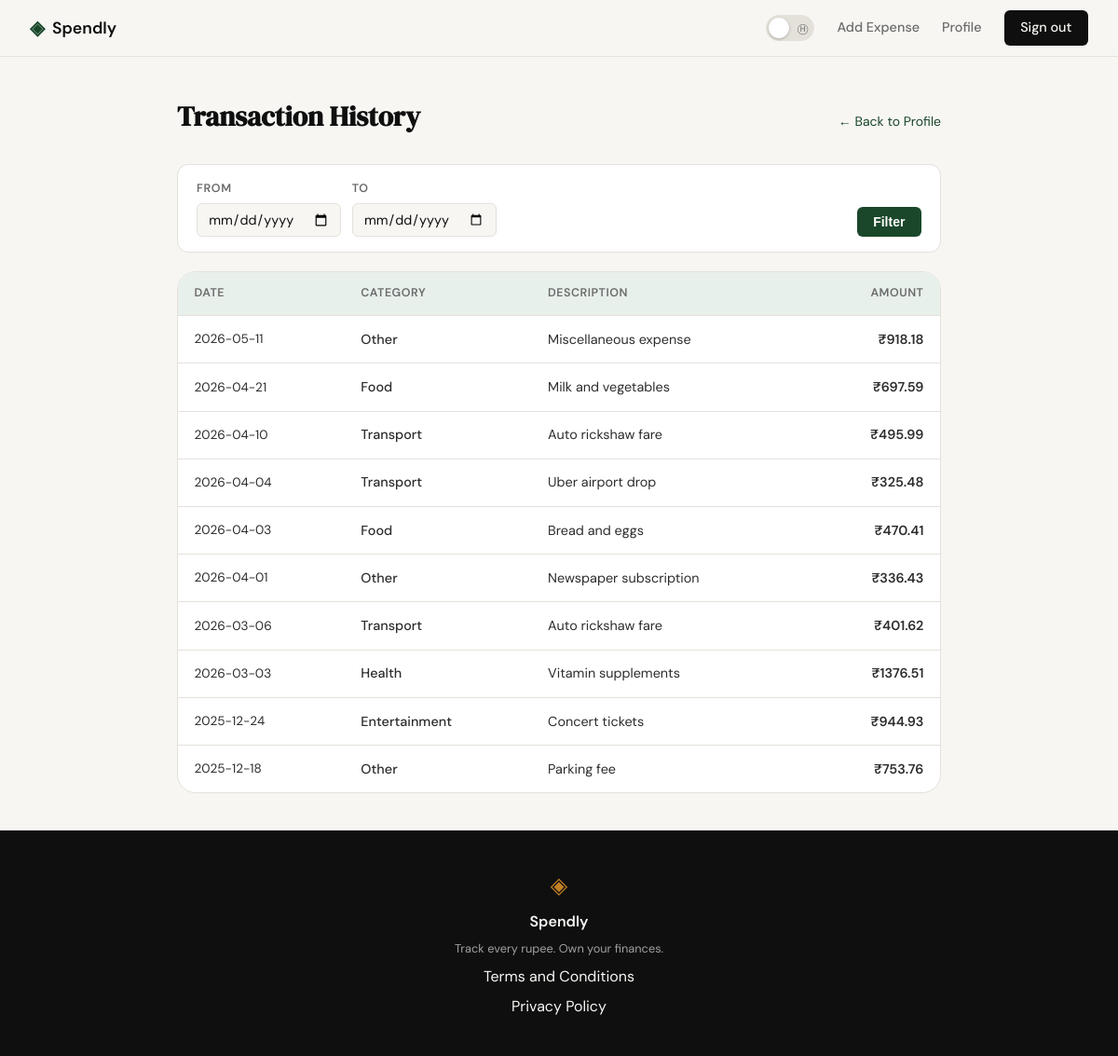
The app's page /profile/history (signed in) with its own data.
### tables this page shows
CREATE TABLE expenses (
            id          INTEGER PRIMARY KEY AUTOINCREMENT,
            user_id     INTEGER NOT NULL REFERENCES users(id) ON DELETE CASCADE,
            category_id INTEGER REFERENCES categories(id) ON DELETE SET NULL,
            amount      REAL    NOT NULL,
            date        DATE    NOT NULL,
            description TEXT,
            created_at  TIMESTAMP DEFAULT CURRENT_TIMESTAMP,
            updated_at  TIMESTAMP DEFAULT CURRENT_TIMESTAMP
        );

### app.py (the view)
@app.route("/profile/history")
@login_required
def transaction_history():
    from_date, to_date = _parse_date_params()
    conn = get_db()
    try:
        expenses = conn.execute(
            """
            SELECT e.id, e.amount, e.date, e.description,
                   COALESCE(c.name, 'Uncategorised') AS category
            FROM expenses e
            LEFT JOIN categories c ON c.id = e.category_id
            WHERE e.user_id = ?
              AND (? IS NULL OR e.date >= ?)
              AND (? IS NULL OR e.date <= ?)
            ORDER BY e.date DESC, e.id DESC
            """,
            (session["user_id"], from_date, from_date, to_date, to_date)
        ).fetchall()
    finally:
        conn.close()
    return render_template(
        "history.html",
        expenses=expenses,
        user_name=session["user_name"],
        from_date=from_date,
        to_date=to_date,
    )

### app.py (called while the page is built)
def login_required(f):
    @wraps(f)
    def decorated(*args, **kwargs):
        if "user_id" not in session:
            flash("Please sign in to continue.", "error")
            return redirect(url_for("login"))
        return f(*args, **kwargs)
    return decorated

def _parse_date_params():
    from_date = request.args.get("from", "").strip() or None
    to_date   = request.args.get("to",   "").strip() or None
    for val in (from_date, to_date):
        if val and not _DATE_RE.match(val):
            flash("Invalid date format — use YYYY-MM-DD.", "error")
            return None, None
    return from_date, to_date

### database/db.py (called while the page is built)
def get_db():
    conn = sqlite3.connect(DATABASE)
    conn.row_factory = sqlite3.Row
    conn.execute("PRAGMA foreign_keys = ON")
    return conn

### templates/history.html (shortened to what this page needs)
{% extends "base.html" %}
{% block content %}
<div class="history-wrapper">
    <div class="history-header">
        <h1 class="history-title">Transaction History</h1>
        <a href="{{ url_for('profile') }}" class="back-link">&larr; Back to Profile</a>
    </div>
    <form class="date-filter-form" method="get" action="">
        <div class="filter-fields">
            <label class="filter-label">
                From
                <input class="filter-input" type="date" name="from" value="{{ from_date or '' }}">
            </label>
            <label class="filter-label">
                To
                <input class="filter-input" type="date" name="to" value="{{ to_date or '' }}">
            </label>
        </div>
        <div class="filter-actions">
            <button class="filter-btn" type="submit">Filter</button>
        </div>
    </form>
    <div class="history-card">
        {% if expenses %}
        <table class="history-table">
            <thead>
                <tr>
                    <th>Date</th>
                    <th>Category</th>
                    <th>Description</th>
                    <th class="col-amount">Amount</th>
                </tr>
            </thead>
            <tbody>
                {% for e in expenses %}
                <tr>
                    <td class="td-date">{{ e['date'] }}</td>
                    <td class="td-category">{{ e['category'] }}</td>
                    <td class="td-description">
                        {% if e['description'] %}
                            {{ e['description'] }}
                        {% else %}
                            <span class="em-dash">&mdash;</span>
                        {% endif %}
                    </td>
                    <td class="td-amount">&#8377;{{ "%.2f"|format(e['amount']) }}</td>
                </tr>
                {% endfor %}
            </tbody>
        </table>
        {% else %}
        <div class="empty-state">
            <div class="empty-icon">&#9651;</div>
            <h2>No transactions yet</h2>
            <p>Your expenses will appear here once you start tracking them.</p>
        </div>
        {% endif %}
    </div>
</div>
{% endblock %}

### static/css/style.css (style rules this page uses)
:root { --ink: #0f0f0f; --ink-soft: #2d2d2d; --ink-muted: #6b6b6b; --ink-faint: #a0a0a0; --paper: #f7f6f3; --paper-warm: #f0ede6; --paper-card: #ffffff; --accent: #1a472a; --accent-light: #e8f0eb; --accent-2: #c17f24; --accent-2-light: #fdf3e3; --danger: #c0392b; --danger-light: #fdecea; --border: #e4e1da; --border-soft: #eeebe4; --font-display: 'DM Serif Display', Georgia, serif; --font-body: 'DM Sans', system-ui, sans-serif; --max-width: 1200px; --auth-width: 440px; --radius-sm: 6px; --radius-md: 12px; --radius-lg: 20px; }
*, *::before, *::after { box-sizing: border-box; margin: 0; padding: 0; }
html { font-size: 16px; scroll-behavior: smooth; }
body { background: var(--paper); color: var(--ink); font-family: var(--font-body); font-size: 1rem; line-height: 1.6; -webkit-font-smoothing: antialiased; }
a { color: inherit; text-decoration: none; }

### templates/history.html (style rules this page uses)
.history-wrapper { max-width: 860px; margin: 2.5rem auto; padding: 0 1.25rem; font-family: var(--font-body); }
.history-header { display: flex; align-items: baseline; justify-content: space-between; gap: 1rem; margin-bottom: 1.75rem; }
.history-title { font-family: var(--font-display); font-size: 1.85rem; color: var(--ink); margin: 0; }
.back-link { font-size: 0.875rem; color: var(--accent); text-decoration: none; white-space: nowrap; transition: opacity 0.15s; }
.history-card { background: var(--paper-card); border: 1px solid var(--border); border-radius: var(--radius-lg); overflow: hidden; }
.history-table { width: 100%; border-collapse: collapse; font-size: 0.9rem; }
.history-table thead { background: var(--accent-light); }
.history-table th { padding: 0.8rem 1.1rem; text-align: left; font-weight: 600; font-size: 0.78rem; letter-spacing: 0.04em; text-transform: uppercase; color: var(--ink-muted); border-bottom: 1px solid var(--border); }
.history-table th.col-amount { text-align: right; }
.history-table td { padding: 0.85rem 1.1rem; color: var(--ink-soft); border-bottom: 1px solid var(--border); vertical-align: middle; }
.history-table tbody tr:last-child td { border-bottom: none; }
.td-date { color: var(--ink-muted); font-size: 0.85rem; white-space: nowrap; }
.td-category { color: var(--accent); font-weight: 500; }
.td-description { color: var(--ink-soft); }
.td-amount { text-align: right; font-weight: 600; color: var(--ink); white-space: nowrap; }
.date-filter-form { display: flex; flex-wrap: wrap; align-items: flex-end; gap: 0.75rem; margin-bottom: 1.25rem; padding: 1rem 1.25rem; background: var(--paper-card); border: 1px solid var(--border); border-radius: var(--radius-md); }
.filter-fields { display: flex; gap: 0.75rem; flex-wrap: wrap; flex: 1; }
.filter-label { display: flex; flex-direction: column; gap: 0.3rem; font-size: 0.78rem; font-weight: 600; text-transform: uppercase; letter-spacing: 0.05em; color: var(--ink-muted); }
.filter-input { padding: 0.45rem 0.7rem; border: 1px solid var(--border); border-radius: var(--radius-sm); background: var(--paper); color: var(--ink); font-size: 0.9rem; font-family: var(--font-body); }
.filter-actions { display: flex; align-items: center; gap: 0.75rem; }
.filter-btn { padding: 0.5rem 1.1rem; background: var(--accent); color: #fff; border: none; border-radius: var(--radius-sm); font-size: 0.875rem; font-weight: 600; cursor: pointer; transition: opacity 0.15s; }

### records on screen
expenses: date "2026-05-11", category "Other", description "Miscellaneous expense", amount "918.18"
expenses: date "2026-04-21", category "Food", description "Milk and vegetables", amount "697.59"
expenses: date "2026-04-10", category "Transport", description "Auto rickshaw fare", amount "495.99"
expenses: date "2026-04-04", category "Transport", description "Uber airport drop", amount "325.48"
expenses: date "2026-04-03", category "Food", description "Bread and eggs", amount "470.41"
expenses: date "2026-04-01", category "Other", description "Newspaper subscription", amount "336.43"
expenses: date "2026-03-06", category "Transport", description "Auto rickshaw fare", amount "401.62"
expenses: date "2026-03-03", category "Health", description "Vitamin supplements", amount "1376.51"
expenses: date "2025-12-24", category "Entertainment", description "Concert tickets", amount "944.93"
expenses: date "2025-12-18", category "Other", description "Parking fee", amount "753.76"
